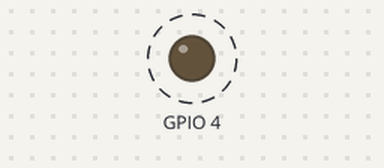
A program run on a simulated ESP32. On the bench: output pins drawn as LEDs (lit = HIGH). Dashed ring = blinking.

Above: at 0.6 s.
Timing chart, 0 to 3.0 s (numbered marks = the images above):
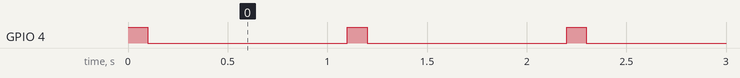

The program:

main.cpp
```cpp
#include <Arduino.h>
void setup() {
    pinMode(4, OUTPUT);
}

void loop() {
    digitalWrite(4, HIGH);
    delay(100);
    digitalWrite(4, LOW);
    delay(1000);
}
```

Measured:
- by itself, GPIO 4: alternates HIGH for 0.10 s and LOW for 1.0 s
